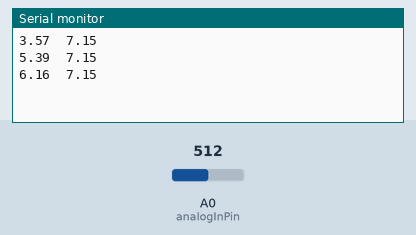
Recording of a sketch running on a simulated Arduino Uno, built with avr-gcc and run on an emulated ATmega328P. On the bench: the last lines printed to the serial monitor. The test bench sets the inputs (shaded band); at power-on: A0 (analogInPin) = 512.

Above: at 1.2 s.
1.3 s: A0 (analogInPin) set to 716
At 1.48 s:
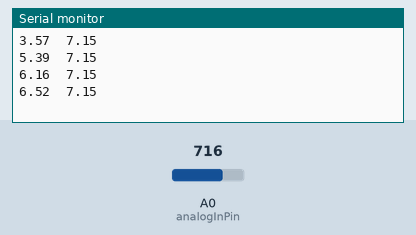
2.8 s: A0 (analogInPin) set to 900
At 3.09 s:
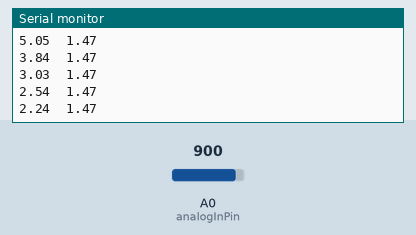
Timing chart, 0 to 5.8 s (numbered marks = the images above; inputs shaded):
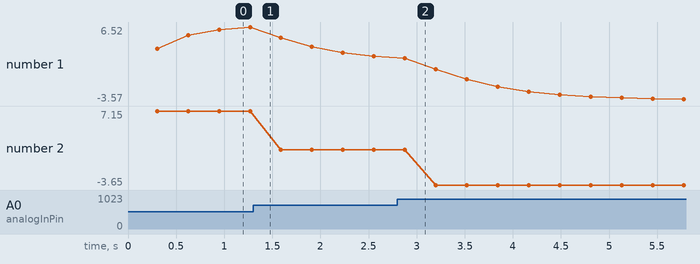

The sketch:

ph_test.ino
```cpp
#include <SimpleKalmanFilter.h>


float calibration = 21.40; //change this value to calibrate
const int analogInPin = A0;
int sensorValue = 0;
unsigned long int avgValue;
float b;
int buf[10],temp;

SimpleKalmanFilter simpleKalmanFilter(2, 2, 0.3);

void setup() {
 Serial.begin(9600);
}

void loop() {
 for(int i=0;i<10;i++)
 {
 buf[i]=analogRead(analogInPin);
 delay(30);
 }
 for(int i=0;i<9;i++)
 {
 for(int j=i+1;j<10;j++)
 {
 if(buf[i]>buf[j])
 {
 temp=buf[i];
 buf[i]=buf[j];
 buf[j]=temp;
 }
 }
 }
 avgValue=0;
 for(int i=2;i<8;i++)
 avgValue+=buf[i];
 float pHVol=(float)avgValue*5.0/1024/6;
 //Serial.print("Volt = ");
 //Serial.println(pHVol);

 float phValue = -5.70 * pHVol + calibration;
 float estimated_ph = simpleKalmanFilter.updateEstimate(phValue);
 //Serial.print("sensor = ");
 //Serial.println(phValue);
 Serial.print(estimated_ph); Serial.print("\t");
 Serial.print(phValue); Serial.println("\t");
 //Serial.print("\r\n");
 delay(20);
}
```

Measured:
- plotted number 1: 6.52 → 2.54 after the input at 1.3 s, 2.54 → -3.57 after the input at 2.8 s
- plotted number 2: 7.15 → 1.47 after the input at 1.3 s, 1.47 → -3.65 after the input at 2.8 s
